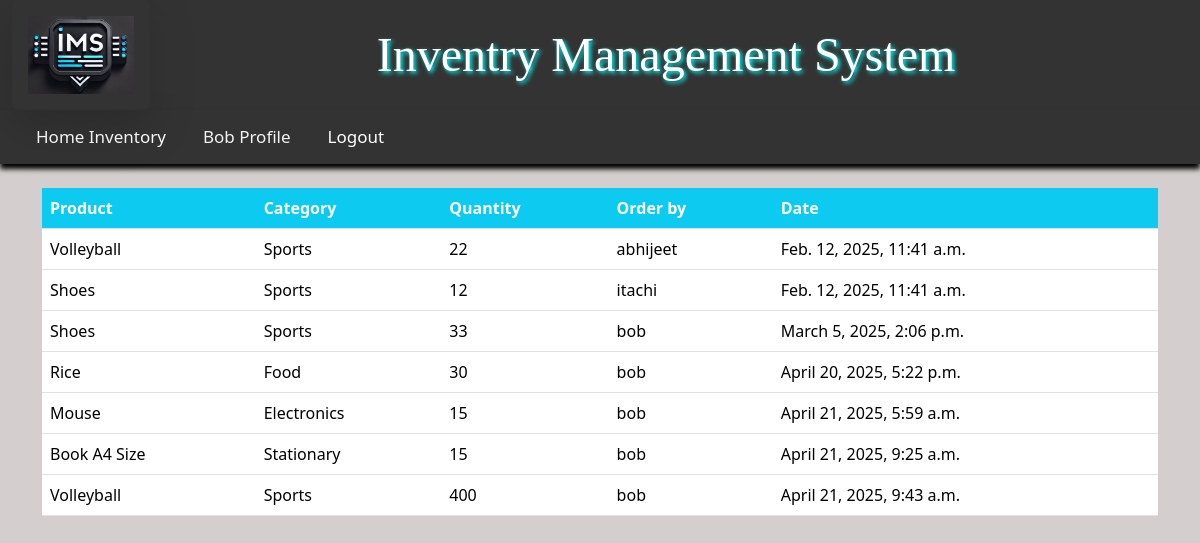
/order/ (signed in), run on the app's committed database.
### dashboard/models.py (models this page shows, shortened)
class Order(models.Model):
    product = models.ForeignKey(Product, on_delete=models.CASCADE, null=True)
    staff = models.ForeignKey(User, models.CASCADE, null=True)
    order_quantity = models.PositiveIntegerField(null=True)
    date = models.DateTimeField(auto_now_add=True)
    class Meta:
        verbose_name_plural='Orders'

class Product(models.Model):
    name = models.CharField(max_length=100 ,null=True)
    category = models.CharField(max_length=20 , choices=CATEGORY,null=True)
    quantity = models.PositiveIntegerField(null=True)
    cost_per_item = models.DecimalField(max_digits=19,decimal_places=2,null=True,blank=True)
    quantity_sold = models.IntegerField(null=True,blank=True)
    sales = models.DecimalField(max_digits=19,decimal_places=2,null=True,blank=True)
    stock_date = models.DateField(auto_now_add=True,null=True)
    last_sales_date=models.DateField(auto_now_add=True,null=True)
    class Meta:
        verbose_name_plural='Products'

### dashboard/views.py (the view)
# urls.py: path('order/',views.order,name='dashboard-order'),
@login_required
def order(request):
    orders=Order.objects.all()
    orders_count=Order.objects.all().count()
    workers_count=User.objects.all().count()
    product_count=Product.objects.all().count()
    context={
        'orders':orders,
        'workers_count':workers_count,
        'orders_count':orders_count,
        'product_count':product_count
    }
    return render(request,"dashboard/order.html",context)

### templates/dashboard/order.html (shortened to what this page needs)
{% extends "partials/base.html" %}
{% block content %}
    <div class="container">
        <div class="row my-4">
            <div class="col-md-12">
                <table class="table bg-white">
                    <thead class="bg-info">
                        <tr class="text-white">
                            <th scope="col" class="bg-info text-white">Product</th>
                            <th scope="col" class="bg-info text-white">Category</th>
                            <th scope="col" class="bg-info text-white">Quantity</th>
                            <th scope="col" class="bg-info text-white">Order by</th>
                            <th scope="col" class="bg-info text-white">Date</th>
                        </tr>
                    </thead>
                    <tbody>
                        {% for order in orders %}
                        <tr>
                            <td>{{order.product.name}}</td>
                            <td>{{order.product.category}}</td>
                            <td>{{order.order_quantity}}</td>
                            <td>{{order.staff.username}}</td>
                            <td>{{order.date}}</td>
                        </tr>
                        {% endfor %}
                    </tbody>
                </table>
            </div>
        </div>
    </div>
{% endblock content %}

### templates/partials/base.html (shortened to what this page needs)
<!DOCTYPE html>
<html>
    <head>
        {% load static %}
        <link rel="stylesheet" href="{% static 'bootstrap.css' %}">
        <link rel="stylesheet" href="{% static 'core/css/style.css' %}">
        <link rel="stylesheet" href="{% static 'core/css/all.min.css' %}">
        <link rel="stylesheet" href="{% static 'core/css/bootstrap.css' %}">
        <link rel="stylesheet" href="https://cdnjs.cloudflare.com/ajax/libs/font-awesome/
        5.12.0-2/css/all.min.css" />
        <link rel="stylesheet" href="{% static 'core/css/styl.css' %}">
    </head>
    {% block bodyy %}
    <body style="background-color:rgba(148, 133, 133, 0.4);">
        {% include 'partials/nav.html' %}
        {% block content %}
        {% endblock content %}
    </body>
    {% endblock bodyy %}
</html>

### templates/partials/nav.html (shortened to what this page needs)
{% load static %}
<nav style="background-color: #333; color:black;box-shadow:0px 5px 5px;>" class="m-0 navbar-expand ">
<div class="row m-0">
  <div class="col-1 m-0">
  <img src="{% static 'core/images/IMG_20250111_235645.jpg' %}"
  style="margin:0px;background-color: #3841420d;height:110px;" class="shadow-lg rounded p-3 m-0">
  </div>
  <div class="col-11  rounded">
  <h2  style="text-shadow:2px 2px 4px aqua;margin:0;padding:10px;white-space:nowrap;font-size:4vw;color:white;
  font-family:cursive; margin-left:32px;background-color: #3841420d;" class=" mt-3 navbar-expand ">
   <center>Inventry Management System </center>
  </h2>
  </div>
</nav>
<nav  style="background-color: #333; color:black;box-shadow:0px 5px 5px;>" class="m-0 navbar-expand ">
  <div style="margin-left:20px;" class="topnav " id="myTopnav">
  {% if user.is_authenticated  %}
    <a  class="navbar-brand text-white" href="{% url 'dashboard-index' %}">Home Inventory</a>
    <a style="margin-left:5px;" class="nav-link " href="{% url 'user-profile'  %}">
      {{user.username | capfirst}}
      Profile</a>
    <form action="{% url 'logout' %}" method="post">
    <a><button style="margin-left:5px;" class="nav-link text-white loghov" type="submit" >Logout</button>
      </a>
    </form>
    {% endif %}
  </div>
</nav>

### static/core/css/style.css (style rules this page uses)
body { background: rgb(255, 255, 255); }

### static/core/css/styl.css (style rules this page uses)
body { background: rgba(255, 255, 255, 0.658); }

### templates/partials/base.html (style rules this page uses)
.topnav { overflow: hidden; background-color: #333; }
.topnav a { float: left; display: block; color: #f2f2f2; text-align: center; padding: 14px 16px; text-decoration: none; font-size: 17px; }

### data on the page
Order: product.name "Volleyball", product.category "Sports", order_quantity "22", staff.username "abhijeet", date "Feb. 12, 2025, 11:41 a.m."
Order: product.name "Shoes", product.category "Sports", order_quantity "12", staff.username "itachi", date "Feb. 12, 2025, 11:41 a.m."
Order: product.name "Shoes", product.category "Sports", order_quantity "33", staff.username "bob", date "March 5, 2025, 2:06 p.m."
Order: product.name "Rice", product.category "Food", order_quantity "30", staff.username "bob", date "April 20, 2025, 5:22 p.m."
Order: product.name "Mouse", product.category "Electronics", order_quantity "15", staff.username "bob", date "April 21, 2025, 5:59 a.m."
Order: product.name "Book A4 Size", product.category "Stationary", order_quantity "15", staff.username "bob", date "April 21, 2025, 9:25 a.m."
Order: product.name "Volleyball", product.category "Sports", order_quantity "400", staff.username "bob", date "April 21, 2025, 9:43 a.m."

### other printed values
{{ user.username | capfirst }} "Bob"
